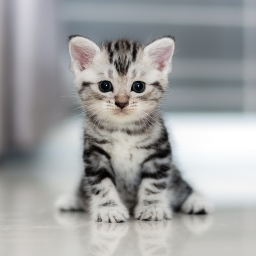
#> input picture 182910.jpg, 256 x 256 px
$ jupyter execute WaveletImageCompression.ipynb
#> lines starting #> are read from the running program, lines starting #| are printed output that depends on the picture
A digital image is composed of a finite number of elements, each of which has a particular location and value. An image is defined  as  a  two-dimensional  function  i.e,  a  matrix  A  (x,y) where  x  and  y  are  spatial  coordinates. The  amplitude  of  A  at any pair of coordinates (x,y) is called the intensity or gray level of  the  image  at  that  point.  The  finite  elements  of  image  are referred  to  as picture  elements,  image  elements  or  pixels.  An image  can  be  converted  into  digital  form  by  digitizing  its coordinates  as  well as  amplitude.  The  digitization  of  the coordinate  values  is  called  sampling  whereas  digitizing  the amplitude values is called quantization.

The steps involved in compression are:
1. Digitizing  of  the  original  image  into  the  array  of numbers, p.
2. Decomposing the signal ‘p’ into sequence of wavelet coefficients, w.
3. Applying the threshold to wavelet coefficients w so as to convert it into a new sequence of coefficients, w.
4. Applying  quantization  to  sequence w in  order  to convert it into new sequence, s.
5. Compression of sequence using entropy encoding.
6. Wavelet reconstruction using the original approximation   coefficients   of   level N and   the modified detail coefficients of level from 1 to N.

In wavelet transform, a function S(x) is represented as a superposition of a set of such wavelets or basis functions. These basis  functions  are  obtained  from  a  single  prototype  wavelet called  the  mother  wavelet  ψ(x)  by  dilations(scaling)  and translations(shifts).

For each n,k ∈ Z, we define ψn,k(x) as  ψn,k(x) = 2n/2ψ(2nx−k)
ψ(x)  is  a  wavelet  and  the  collection  {ψn,k(x)}  n,k∈Z  is  a wavelet orthonormal basis on R and  ψ must satisfy ∫ ψ(x)dx =0.

Basic types of wavelets are
1. Haar wavelet transform.
2. Daubechies wavelet transform.
3. Symlet wavelet transform.
4. Biorthogonal wavelet transform.
5. Coiflets wavelet transform.

The  Daubechies  wavelets  are  orthogonal and so are Coiflets. Symlets have the property of being close to symmetric. The  biorthogonal  wavelets are  not orthogonal  but possess the symmetric property.

EZW  encoder  is  normally  employed  in  conjunction  with  the wavelet  transform.  After  the  image  is  passed  through  filter bank, it encodes the decomposed image
WDR is used to generate an embedded bit stream. It consists of 3 basic steps: Discrete Wavelet Transform, Differential Coding and  Binary  coding.

References:
Wavelet Based Image Compression Techniques: Comparative Analysis and Performance Evaluation.

The Haar transform is the simplest orthogonal wavelet transform. It is computed by iterating difference and averaging between odd and even samples of the signal. Since we are in 2-D, we need to compute the average and difference in the horizontal and then in the vertical direction.

https://journals.sagepub.com/doi/full/10.1177/0020294019877508

[cell 1]
from numpy import mean, cov, cumsum, dot, linalg, size, flipud, real, transpose, array, log2, shape, absolute
import cv2 as cv
from functools import reduce
from matplotlib import pyplot as plt

# test = array([array([64, 2, 3, 61, 60, 6, 7, 57]), array([9, 55, 54, 12, 13, 51, 50, 16]),
#              array([17, 47, 46, 20, 21, 43, 42, 24]), array([40, 26, 27, 37, 36, 30, 31, 33]),
#              array([32, 34, 35, 29, 28, 38, 39, 25]), array([41, 23, 22, 44, 45, 19, 18, 48]),
#              array([49, 15, 14, 52, 53, 11, 10, 56]), array([8, 58, 59, 5, 4, 62, 63, 1])])

img = cv.imread('182910.jpg')
#> img is the input picture: shape (256, 256, 3); mean B, G, R 161.7, 161.5, 160.5
test = mean(img, 2)


def simple_compression(image_matrix):
    compressed_matrix = array(list(map(lambda x:list(map(lambda i:sum(x[i:i + 2])/2, range(0, int(shape(image_matrix)[0]), 2))), array(list(map(lambda x:list(map(lambda i:sum(x[i:i + 2])/2, range(0, int(shape(image_matrix)[0]), 2))), mean(image_matrix, 2)))).transpose()))).transpose()
    return compressed_matrix

def discrete_Haar_wavelet_transform(image_matrix_row):
    averages = [list(image_matrix_row)]
    differences = []
    for i in range(int(log2(shape(image_matrix_row)))):
        new_avg = [sum(averages[-1][k:k + 2])/2 for k in range(0, len(averages[-1]), 2)]
        new_dif = [averages[-1][k:k + 2][0]-sum(averages[-1][k:k + 2])/2 for k in range(0, len(averages[-1]), 2)]
        differences.insert(0, new_dif)
        averages.append(new_avg)
    return(reduce(lambda z, y :z + y, [[new_avg[-1],], reduce(lambda z, y :z + y, differences)]))

def hard_thresholding(image_matrix, thresh):
    return([[0 if absolute(i_) < thresh else i_ for i_ in list(i)] for i in image_matrix])

def reverse_discrete_Haar_wavelet_transform(wavelet_transform_matrix_row):
    retransformed = list(wavelet_transform_matrix_row)
    for i in range(1, int(log2(shape(wavelet_transform_matrix_row)[0]))+1):
        if i == 1:
            retransformed.insert(0, (retransformed[i-1] + retransformed[i]))
            retransformed = retransformed[:2]
        else:
            length = len(retransformed)
            for k in range(length):
                retransformed.append(retransformed[k] + wavelet_transform_matrix_row[length:length*2][k])
                retransformed.append(retransformed[k] - wavelet_transform_matrix_row[length:length*2][k])
            retransformed = retransformed[length:]
    return(retransformed)


wavelet_transform = list(map(reverse_discrete_Haar_wavelet_transform, array(list(map(reverse_discrete_Haar_wavelet_transform, list(hard_thresholding(list(map(discrete_Haar_wavelet_transform, array(list(map(discrete_Haar_wavelet_transform, test))).transpose())), 3))))).transpose()))
#> the loop in discrete_Haar_wavelet_transform, `for i in range(int(log2(shape(image_matrix_row)))):` made 8 passes
#> (new_avg, new_dif) on passes 5 to 8: ([188.1, 170.3, 145, 143.4, 136.6, 134.1, 134, 147.5], [-22.3, 14.7, -1.12, 1.18, 1.23, 0.292, -1.26, -10.97]), ([179.2, 144.2, 135.3, 140.8], [8.91, 0.776, 1.23, -6.76]), ([161.7, 138.1], [17.49, -2.72]), ([149.9], [11.82])
#> after the loop in discrete_Haar_wavelet_transform, `for i in range(int(log2(shape(image_matrix_row)))):`: averages = 9 items; differences = 8 items
#> the loop in discrete_Haar_wavelet_transform (call 2), `for i in range(int(log2(shape(image_matrix_row)))):` made 8 passes
#> (new_avg, new_dif) on passes 5 to 8: ([187.6, 170.6, 147.4, 145, 137.1, 133.9, 133.2, 146.6], [-22.4, 14.39, -0.917, 1.27, 1.35, 0.104, -1.07, -10.88]), ([179.1, 146.2, 135.5, 139.9], [8.52, 1.21, 1.64, -6.68]), ([162.6, 137.7], [16.47, -2.2]), ([150.2], [12.48])
#> in reverse_discrete_Haar_wavelet_transform, `retransformed = list(wavelet_transform_matrix_row)`: retransformed = 256 values, max 161.2 at index 0, min -14.93 at index 7, mean 0.429
#> the loop in reverse_discrete_Haar_wavelet_transform, `for i in range(1, int(log2(shape(wavelet_transform_matrix_row)[0]))+1):` made 8 passes
#> (length, retransformed) on passes 2 to 3: (2, [148.5, 148.5, 153.6, 168.9]), (4, [155.4, 141.7, 144.9, 152.1, 160.3, 146.8, 154, 183.9])
#> length on passes 4 to 8: 8, 16, 32, 64, 128
#> after the loop in reverse_discrete_Haar_wavelet_transform, `for i in range(1, int(log2(shape(wavelet_transform_matrix_row)[0]))+1):`: retransformed = 256 values, max 183.9 at index 224, min 124.7 at index 84, mean 154.9
#> the loop in reverse_discrete_Haar_wavelet_transform (call 2), `for i in range(1, int(log2(shape(wavelet_transform_matrix_row)[0]))+1):` made 8 passes
#> (length, retransformed) on passes 2 to 3: (2, [8.24, -7.98, -20.74, 8.34]), (4, [8.24, 8.24, 0.44, -16.4, -26.63, -14.84, 8.34, 8.34])


plt.style.use('grayscale')
print("Original")
plt.imshow(test)
plt.show()
img = simple_compression(cv.imread('182910.jpg'))
#> in simple_compression, `compressed_matrix = array(list(map(lambda x:list(map(lambda i:sum(x[i:..`:
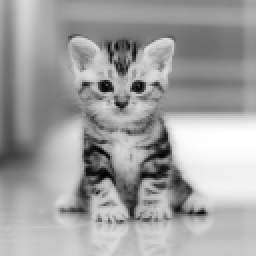
#> compressed_matrix: shape (128, 128) float64 (shown 2 times larger); min 2.75, max 255, mean 161.2
print("Simply compressed 1 time")
plt.imshow(img)
plt.show()
print("Descrete wavelet transform with hard threshold 3")
plt.imshow(wavelet_transform)
plt.show()
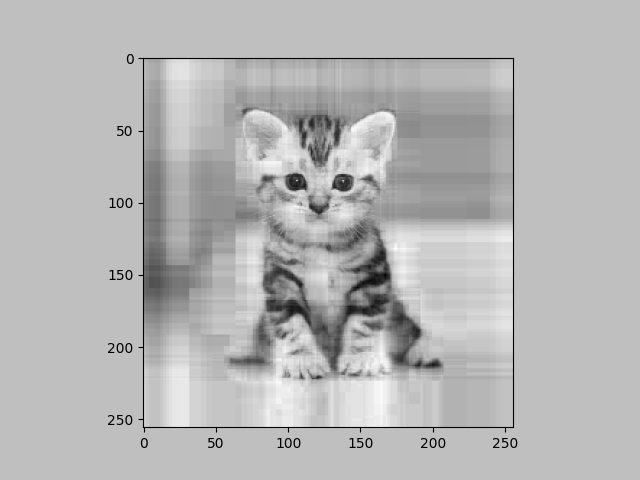
#> figure drawn by matplotlib, 1 panel
